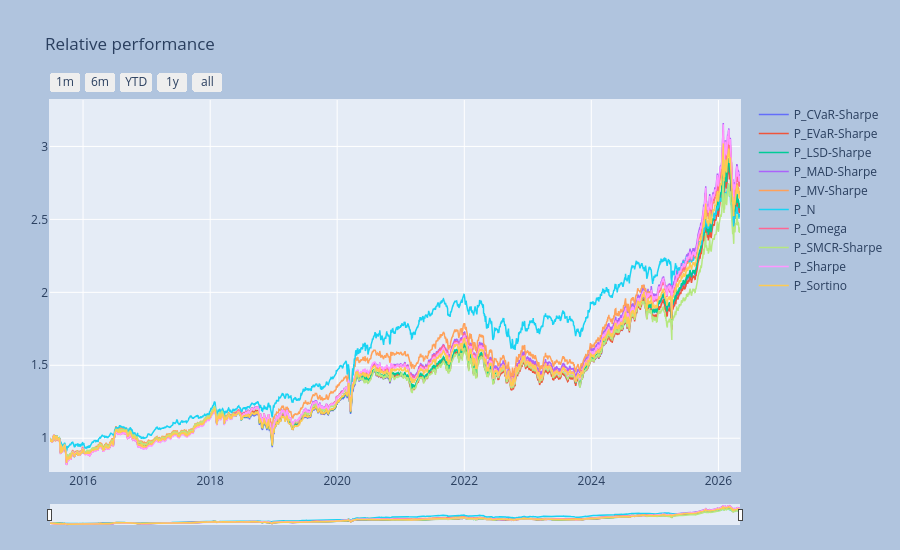

This figure's notebook cell:
### Markdown cell above
### Time-series visualization 

We used the flag `componly=True` to plot only the portfolio components.

### Code cell
_ = ps.port_view_all(componly=True, fancy=True, title="Relative performance")

### Figure 1 — Plotly figure (JSON) as saved in the notebook; plotly's stock layout.template omitted (floating-point values rounded to 4 significant figures; data arrays with more than 128 entries replaced by an {"elided": "..."} marker saying what was removed)
{"data": [{"line": {"width": 1.5}, "name": "P_CVaR-Sharpe", "type": "scatter", "x": {"elided": "2731 str values"}, "y": {"elided": "2731 float values"}}, {"line": {"width": 1.5}, "name": "P_EVaR-Sharpe", "type": "scatter", "x": {"elided": "2731 str values"}, "y": {"elided": "2731 float values"}}, {"line": {"width": 1.5}, "name": "P_LSD-Sharpe", "type": "scatter", "x": {"elided": "2731 str values"}, "y": {"elided": "2731 float values"}}, {"line": {"width": 1.5}, "name": "P_MAD-Sharpe", "type": "scatter", "x": {"elided": "2731 str values"}, "y": {"elided": "2731 float values"}}, {"line": {"width": 1.5}, "name": "P_MV-Sharpe", "type": "scatter", "x": {"elided": "2731 str values"}, "y": {"elided": "2731 float values"}}, {"line": {"width": 1.5}, "name": "P_N", "type": "scatter", "x": {"elided": "2731 str values"}, "y": {"elided": "2731 float values"}}, {"line": {"width": 1.5}, "name": "P_Omega", "type": "scatter", "x": {"elided": "2731 str values"}, "y": {"elided": "2731 float values"}}, {"line": {"width": 1.5}, "name": "P_SMCR-Sharpe", "type": "scatter", "x": {"elided": "2731 str values"}, "y": {"elided": "2731 float values"}}, {"line": {"width": 1.5}, "name": "P_Sharpe", "type": "scatter", "x": {"elided": "2731 str values"}, "y": {"elided": "2731 float values"}}, {"line": {"width": 1.5}, "name": "P_Sortino", "type": "scatter", "x": {"elided": "2731 str values"}, "y": {"elided": "2731 float values"}}], "layout": {"autosize": false, "height": 550, "margin": {"b": 25, "l": 50, "pad": 1, "r": 50, "t": 100}, "paper_bgcolor": "LightSteelBlue", "title": {"text": "Relative performance"}, "width": 900, "xaxis": {"autorange": false, "fixedrange": false, "range": ["2015-06-25T00:00:00", "2026-05-05T00:00:00"], "rangeselector": {"buttons": [{"count": 1, "label": "1m", "step": "month", "stepmode": "backward"}, {"count": 6, "label": "6m", "step": "month", "stepmode": "backward"}, {"count": 1, "label": "YTD", "step": "year", "stepmode": "todate"}, {"count": 1, "label": "1y", "step": "year", "stepmode": "backward"}, {"step": "all"}]}, "rangeslider": {"thickness": 0.05, "visible": true}, "title": {}, "type": "date"}, "yaxis": {"autorange": false, "fixedrange": false, "range": [0.7755, 3.318], "title": {}}}}
